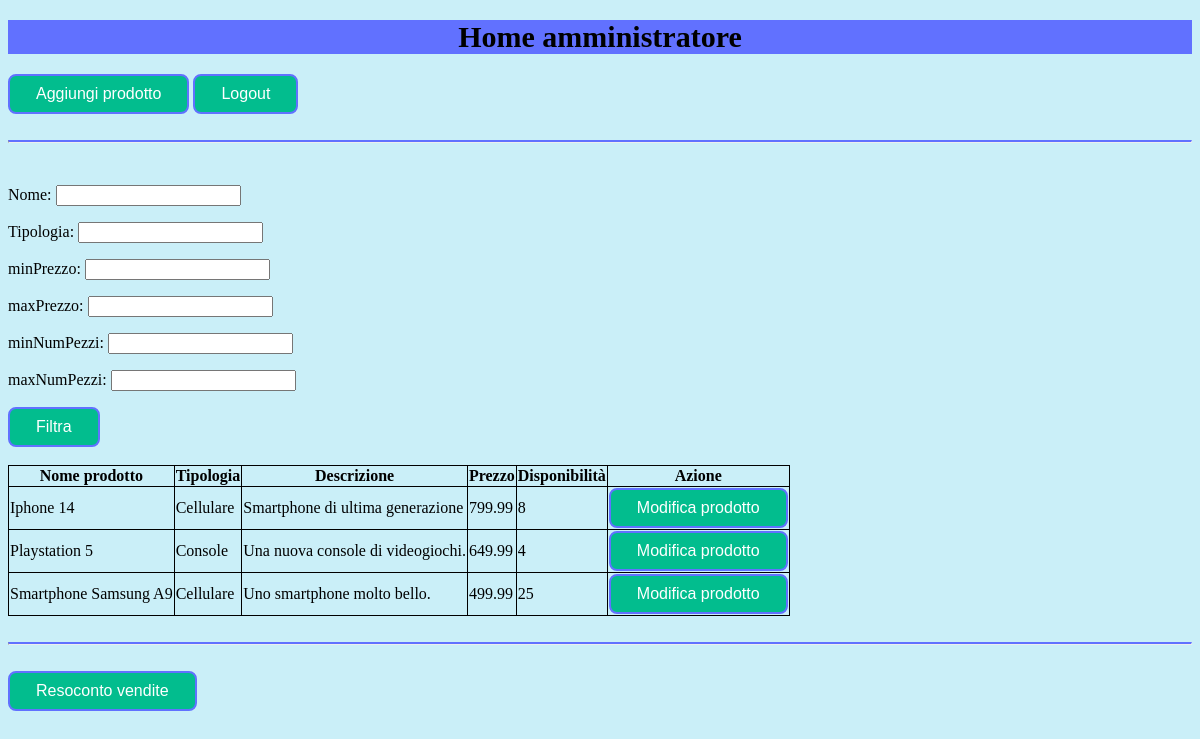
The page /Home_amministratore/ on the database as committed earlier.
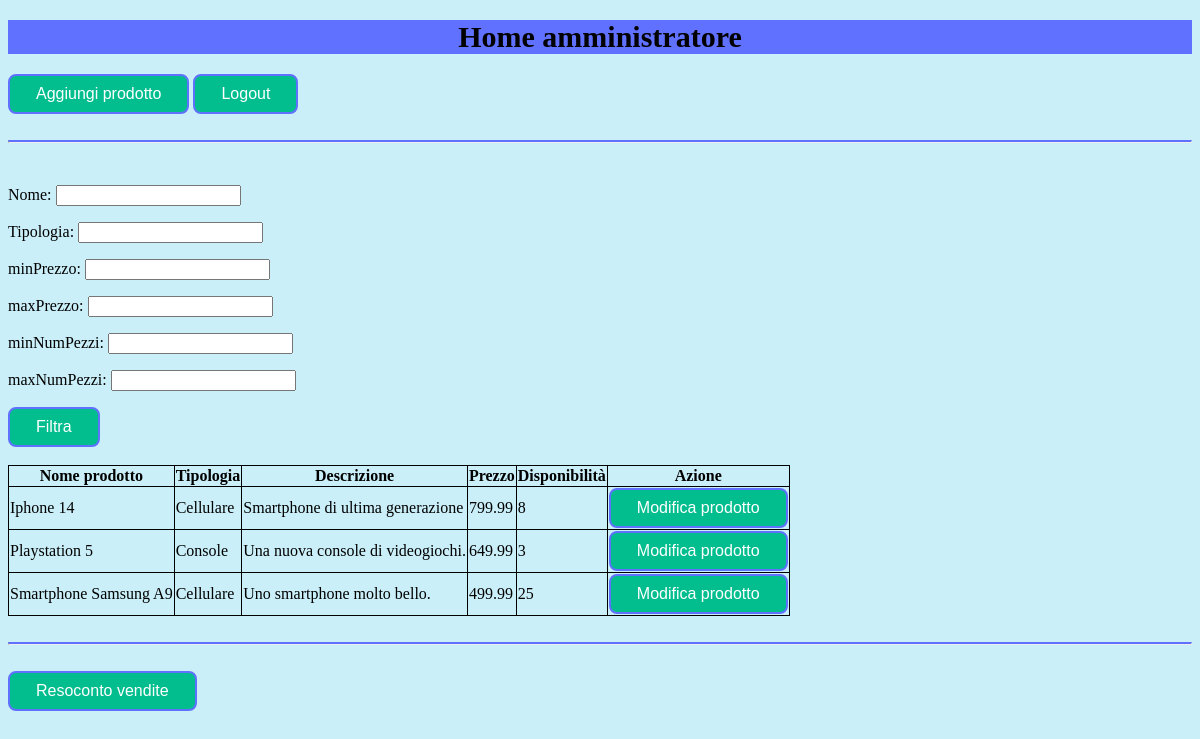
The same page on the database as committed later.
### applicazione/models.py (models this page shows, shortened)
class Prodotto(models.Model):
  nome = models.CharField(max_length=100)
  tipologia = models.CharField(max_length=100)
  descrizione = models.CharField(max_length=500)
  prezzo = models.FloatField()
  quantita = models.IntegerField()
  stock = models.ForeignKey(Stock,on_delete=models.CASCADE,related_name='prodotti')

### applicazione/views.py (the view, shortened to what this page needs)
# urls.py: path("Home_amministratore/", views.home_amministratore_view, name="home_amministratore_view"),
def home_amministratore_view(request):
  template = loader.get_template("amministratore/Home_amministratore.html")
  stock = Stock.objects.get(nome=NOME_STOCK)
  context = {
    "prodotti" : Prodotto.objects.filter(stock=stock).all(),
    "form" : FiltroHomeAmministratoreForm()
  }
  return HttpResponse(template.render(context, request))

### applicazione/forms.py (shortened to what this page needs)
class FiltroHomeAmministratoreForm(forms.Form):
  nome = forms.CharField(label="Nome", min_length=3, max_length=100, required=False)
  tipologia = forms.CharField(label="Tipologia", min_length=2, max_length=100, required=False)
  minPrezzo = forms.FloatField(label="minPrezzo", min_value=0.01, widget=forms.NumberInput(attrs={'min': 0.01}), required=False)
  maxPrezzo = forms.FloatField(label="maxPrezzo", max_value=10000, widget=forms.NumberInput(attrs={'max': 10000}), required=False)
  minNumPezzi = forms.IntegerField(label="minNumPezzi", min_value=1, widget=forms.NumberInput(attrs={'min': 1}), required=False)
  maxNumPezzi = forms.IntegerField(label="maxNumPezzi", max_value=10000, widget=forms.NumberInput(attrs={'max': 10000}), required=False)

### applicazione/templates/amministratore/Home_amministratore.html (shortened to what this page needs)
{% load static %}
<!DOCTYPE html>
<html lang="en">
    <head>
        <link rel="stylesheet" href="{% static 'css/style.css' %}">
    </head>
    <body>
        <div class="homeAmm">
            <div>
                <h1>Home amministratore</h1>
                <a href="../Aggiungi_prodotto"><button class="button" type="button"
                    value="aggiungiProdotto">Aggiungi prodotto</button></a>
                <a href="../login"><button class="button" type="button" value="logout">Logout</button></a>
            </div>
            <br><hr><br>
            <div class="FiltroHomeAmmin">
                <form method="post">
                    {{ form.as_p }}
                    <input class="button" type="submit" value="Filtra">
                </form>
            </div>
            <br>
            <div>
                <table id="prodottiNegozio">
                    <tr>
                        <th><b>Nome prodotto</b></th>
                        <th><b>Tipologia</b></th>
                        <th><b>Descrizione</b></th>
                        <th><b>Prezzo</b></th>
                        <th><b>Disponibilità</b></th>
                        <th><b>Azione</b></th>
                    </tr>
                    {% for prodotto in prodotti %}
                    <tr>
                        <td> {{ prodotto.nome }} </td>
                        <td> {{ prodotto.tipologia }} </td>
                        <td> {{ prodotto.descrizione }} </td>
                        <td> {{ prodotto.prezzo }} </td>
                        <td> {{ prodotto.quantita }} </td>
                        <td><form method="post" action="../Modifica_prodotto/">
                            <input class="button" type="submit" value="Modifica prodotto">
                        </form></td>
                    </tr>
                    {% endfor %}
                </table>
            </div>
            <br><hr><br>
            <div>
                <a href="../Resoconto_vendite"><button class="button" type="button"
                    value="aggiungiProdotto">Resoconto vendite</button></a>
            </div>
        </div>
    </body>
</html>

Rows that differ between the two databases and show on the page:
changed Prodotto "Playstation 5": quantita "4" → "3"
